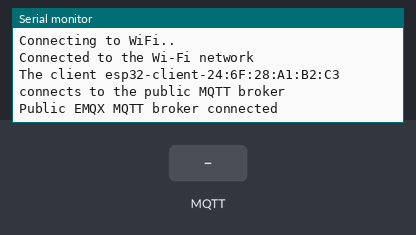
Recording of a sketch running on a simulated ESP32. Parts: the last lines printed to the serial monitor. The inputs (shaded band) are chosen by the test bench. WiFi joins after 1.5 s; servers stay silent unless stated; no MQTT or app messages arrive unless stated.

Above: at 2.7 s.
2.8 s: MQTT message "1" arrives on the first subscribed topic
At 4.0 s:
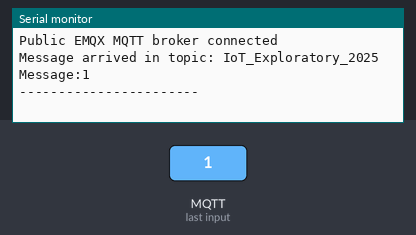
4.3 s: MQTT message "on" arrives on the first subscribed topic
At 5.3 s:
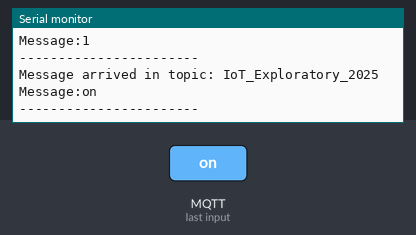
5.8 s: MQTT message "off" arrives on the first subscribed topic
At 6.5 s:
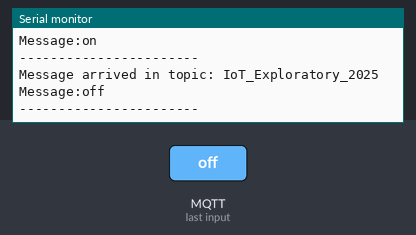

The sketch:

ESP32_MQTT.ino
```cpp
#include <WiFi.h>
#include <PubSubClient.h>

// WiFi
const char *ssid = "Dressler_1"; // Enter your Wi-Fi name
const char *password = "025836145";  // Enter Wi-Fi password

// MQTT Broker
const char *mqtt_broker = "202.44.44.233";
const char *topic = "IoT_Exploratory_2025";
const char *mqtt_username = "emqx";
const char *mqtt_password = "public";
const int mqtt_port = 1883;

WiFiClient espClient;
PubSubClient client(espClient);

void setup() {
    // Set software serial baud to 115200;
    Serial.begin(115200);
    // Connecting to a WiFi network
    WiFi.begin(ssid, password);
    while (WiFi.status() != WL_CONNECTED) {
        delay(500);
        Serial.println("Connecting to WiFi..");
    }
    Serial.println("Connected to the Wi-Fi network");
    //connecting to a mqtt broker
    client.setServer(mqtt_broker, mqtt_port);
    client.setCallback(callback);
    while (!client.connected()) {
        String client_id = "esp32-client-";
        client_id += String(WiFi.macAddress());
        Serial.printf("The client %s connects to the public MQTT broker\n", client_id.c_str());
        if (client.connect(client_id.c_str(), mqtt_username, mqtt_password)) {
            Serial.println("Public EMQX MQTT broker connected");
        } else {
            Serial.print("failed with state ");
            Serial.print(client.state());
            delay(2000);
        }
    }
    // Publish and subscribe
    client.publish(topic, "Hi, I'm ESP32 ^^");
    client.subscribe(topic);
}

void callback(char *topic, byte *payload, unsigned int length) {
    Serial.print("Message arrived in topic: ");
    Serial.println(topic);
    Serial.print("Message:");
    for (int i = 0; i < length; i++) {
        Serial.print((char) payload[i]);
    }
    Serial.println();
    Serial.println("-----------------------");
}

void loop() {
    client.loop();
//    client.publish(topic, "Hi, I'm ESP32 ^^");
}
```

Measured:
- after the input at 2.8 s, the serial monitor: prints a new line at once (image 1)
- after the input at 4.3 s, the serial monitor: prints a new line at once (image 2)
- after the input at 5.8 s, the serial monitor: prints a new line at once (image 3)
